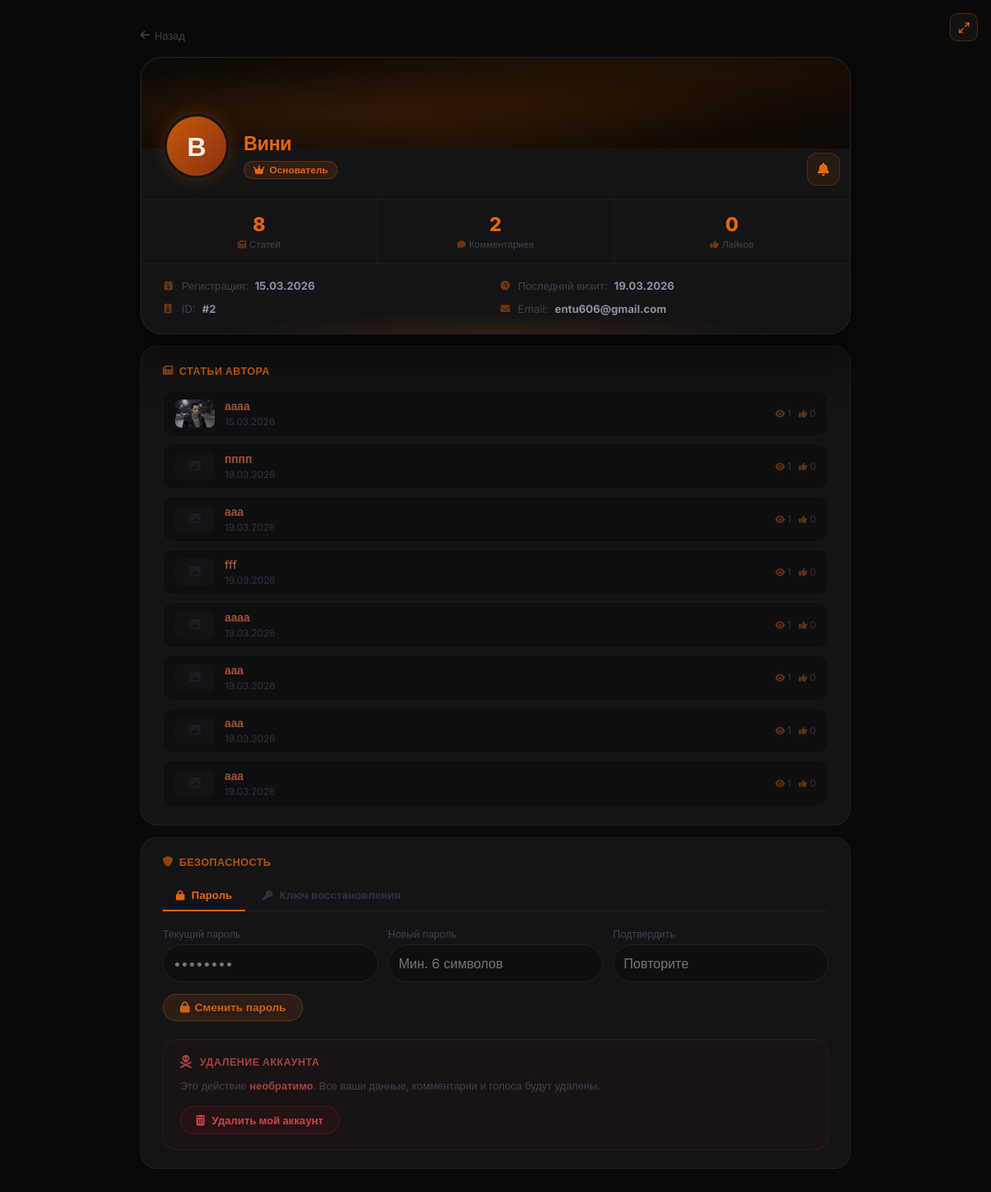
Screenshot of /profile/Вини (signed in) with the database file from the repository.
### models.py (models this page shows, shortened)
class User(db.Model, UserMixin):
    __tablename__ = 'users'
    id             = db.Column(db.Integer, primary_key=True)
    username       = db.Column(db.String(80),  unique=True, nullable=False)
    email          = db.Column(db.String(120), unique=True, nullable=False)
    password_hash  = db.Column(db.String(256), nullable=False)
    role           = db.Column(db.Integer, default=0)
    created_at     = db.Column(db.DateTime, default=datetime.utcnow)   # дата регистрации
    last_seen      = db.Column(db.DateTime, default=datetime.utcnow)
    banned_until   = db.Column(db.DateTime, nullable=True)
    ban_reason     = db.Column(db.String(500), nullable=True)
    banned_by_id   = db.Column(db.Integer, db.ForeignKey('users.id'), nullable=True)
    recovery_key   = db.Column(db.String(256), nullable=True)
    avatar         = db.Column(db.String(300), nullable=True)
    terms_agreed   = db.Column(db.Boolean, default=False)
    privacy_agreed = db.Column(db.Boolean, default=False)
    articles       = db.relationship('Article',  backref='author',     lazy='dynamic', foreign_keys='Article.author_id')
    comments       = db.relationship('Comment',  backref='author',     lazy='dynamic', foreign_keys='Comment.author_id')
    votes          = db.relationship('Vote',     backref='user',       lazy='dynamic')
    extra_pages    = db.relationship('ExtraPage', backref='author',    lazy='dynamic', foreign_keys='ExtraPage.author_id')
    comment_reactions = db.relationship('CommentReaction', backref='user', lazy='dynamic')
    def is_banned(self):
        if self.banned_until and self.banned_until > datetime.utcnow():
            return True
        return False

class Article(db.Model):
    __tablename__ = 'articles'
    id          = db.Column(db.Integer, primary_key=True)
    title       = db.Column(db.String(300), nullable=False)
    preview     = db.Column(db.Text, nullable=True)       # краткое описание
    content     = db.Column(db.Text, nullable=False)
    image       = db.Column(db.String(500), nullable=True)  # URL изображения (старый способ)
    image_file  = db.Column(db.String(300), nullable=True)  # имя файла загруженного изображения
    video_url   = db.Column(db.String(500), nullable=True)  # ссылка на YouTube
    video_file  = db.Column(db.String(300), nullable=True)  # загруженный видео-файл
    category    = db.Column(db.String(50), default='article')
    views       = db.Column(db.Integer, default=0)
    likes       = db.Column(db.Integer, default=0)
    dislikes    = db.Column(db.Integer, default=0)
    created_at  = db.Column(db.DateTime, default=datetime.utcnow)
    updated_at  = db.Column(db.DateTime, default=datetime.utcnow, onupdate=datetime.utcnow)
    author_id   = db.Column(db.Integer, db.ForeignKey('users.id'), nullable=False)
    game_id     = db.Column(db.Integer, db.ForeignKey('games.id'), nullable=True)
    comments    = db.relationship('Comment',      backref='article', lazy='dynamic',
                                  cascade='all, delete-orphan')
    votes       = db.relationship('Vote',         backref='article', lazy='dynamic',
                                  cascade='all, delete-orphan')
    extra_pages = db.relationship('ExtraPage',    backref='article', lazy='dynamic',
                                  cascade='all, delete-orphan')
    dropdown_items = db.relationship('DropdownItem', backref='article', lazy='dynamic',
                                     cascade='all, delete-orphan', order_by='DropdownItem.order')
    article_views  = db.relationship('ArticleView',  backref='article', lazy='dynamic',
                                     cascade='all, delete-orphan')
    def get_image_url(self):
        if self.image_file:
            return f'/static/uploads/{self.image_file}'
        if self.image:
            return self.image
        return None

### app.py (the view)
@app.route('/profile/<username>')
def profile(username):
    user = User.query.filter_by(username=username).first_or_404()
    can_see_email = (current_user.is_authenticated and
                     (current_user.id == user.id or current_user.role >= 3))
    return render_template('profile.html', user=user, can_see_email=can_see_email)

### app.py (called while the page is built)
@login_manager.user_loader
def load_user(user_id):
    return User.query.get(int(user_id))

@app.before_request
def update_last_seen():
    if current_user.is_authenticated:
        from flask import g as _g
        _now = datetime.utcnow()
        _last = session.get('_ls_ts', 0)
        if _now.timestamp() - _last > 60:
            current_user.last_seen = _now
            db.session.commit()
            session['_ls_ts'] = _now.timestamp()

@app.after_request
def add_security_headers(response):
    if request.path.startswith('/game'):
        response.headers['X-Frame-Options'] = 'SAMEORIGIN'
    else:
        response.headers['X-Frame-Options'] = 'DENY'
    response.headers['X-Content-Type-Options'] = 'nosniff'
    response.headers['X-XSS-Protection']       = '1; mode=block'
    response.headers.pop('Server', None)
    response.headers.pop('X-Powered-By', None)
    return response

### templates/profile.html (shortened to what this page needs)
{% extends "base.html" %}
{% block content %}
<div class="profile-outer">
<div class="profile-inner">
    <a onclick="history.length > 1 ? history.back() : window.location='{{ url_for('forum') }}'; return false;" href="{{ url_for('forum') }}" class="back-link">
        <i class="fas fa-arrow-left"></i> Назад
    </a>
    <div class="profile-main-card">
        <div class="profile-banner"></div>
        <div class="profile-info-row">
            <label class="profile-avatar" {% if user.id == current_user.id %}for="avatarFileQuick" title="Сменить аватарку"{% endif %}>
                {% if user.avatar %}
                    <img src="{{ user.avatar }}" alt="{{ user.username }}">
                {% else %}
                    {{ user.username[0] }}
                {% endif %}
            </label>
            <div class="profile-name-block">
                <div class="profile-username">{{ user.username }}</div>
                {% set role_names = {0: ('Участник', 'fas fa-user'), 1: ('Модератор', 'fas fa-shield-alt'), 2: ('Редактор', 'fas fa-pen'), 3: ('Ст. Модератор', 'fas fa-user-shield'), 4: ('Основатель', 'fas fa-crown')} %}
                {% set rname, ricon = role_names.get(user.role, ('Участник', 'fas fa-user')) %}
                <div class="role-badge role-{{ user.role }}"><i class="{{ ricon }}"></i> {{ rname }}</div>
            </div>
            {% if current_user.is_authenticated and current_user.id == user.id %}
            <div style="position:absolute;bottom:16px;right:12px;z-index:10;" id="profileBellWrap">
                <button onclick="toggleProfileBell(event)" title="Уведомления"
                    style="width:40px;height:40px;border-radius:12px;
                           background:rgba(232,101,10,0.08);border:1px solid rgba(232,101,10,0.22);
                           color:#e8650a;font-size:1rem;cursor:pointer;
                           display:flex;align-items:center;justify-content:center;
                           transition:all 0.2s;position:relative;"
                    onmouseover="this.style.background='rgba(232,101,10,0.18)'"
                    onmouseout="this.style.background='rgba(232,101,10,0.08)'">
                    <i class="fas fa-bell"></i>
                </button>
            </div>
            {% endif %}
        </div>
        <div class="profile-stats">
            <div class="stat-box">
                <span class="stat-num">{{ user.articles.count() }}</span>
                <div class="stat-lbl"><i class="fas fa-newspaper"></i> Статей</div>
            </div>
            <div class="stat-box">
                <span class="stat-num">{{ user.comments.count() }}</span>
                <div class="stat-lbl"><i class="fas fa-comment"></i> Комментариев</div>
            </div>
            <div class="stat-box">
                <span class="stat-num">{% set tl = namespace(v=0) %}{% for art in user.articles %}{% set tl.v = tl.v + art.likes %}{% endfor %}{{ tl.v }}</span>
                <div class="stat-lbl"><i class="fas fa-thumbs-up"></i> Лайков</div>
            </div>
        </div>
        <div class="profile-details">
            <div class="detail-row"><i class="fas fa-calendar-plus"></i> Регистрация: <strong>{% if user.created_at %}{{ user.created_at.strftime('%d.%m.%Y') }}{% else %}—{% endif %}</strong></div>
            <div class="detail-row"><i class="fas fa-clock"></i> Последний визит: <strong>{% if user.last_seen %}{{ user.last_seen.strftime('%d.%m.%Y') }}{% else %}—{% endif %}</strong></div>
            <div class="detail-row"><i class="fas fa-id-badge"></i> ID: <strong>#{{ user.id }}</strong></div>
            {% if current_user.is_authenticated and (current_user.id == user.id or current_user.role >= 3) %}
            <div class="detail-row"><i class="fas fa-envelope"></i> Email: <strong>{{ user.email }}</strong></div>
            {% endif %}
        </div>
    </div>
    {% if user.articles.count() > 0 %}
    <div class="sub-card">
        <div class="sub-title"><i class="fas fa-newspaper"></i> Статьи автора</div>
        {% for art in user.articles.limit(10) %}
        <a href="{{ url_for('article', article_id=art.id) }}" class="art-item">
            {% if art.get_image_url() %}
                <img src="{{ art.get_image_url() }}" class="art-thumb" alt="">
            {% else %}
                <div class="art-thumb-ph"><i class="fas fa-image" style="font-size:0.85rem;"></i></div>
            {% endif %}
            <div style="flex:1; min-width:0; position:relative; z-index:1;">
                <div class="art-title-text">{{ art.title }}</div>
                <div class="art-date">{{ art.created_at.strftime('%d.%m.%Y') }}</div>
            </div>
            <div class="art-stats" style="position:relative; z-index:1;">
                <span><i class="fas fa-eye"></i> {{ art.views }}</span>
                <span><i class="fas fa-thumbs-up"></i> {{ art.likes }}</span>
            </div>
        </a>
        {% endfor %}
    </div>
    {% endif %}
    {% if current_user.is_authenticated and current_user.id == user.id %}
    <div class="sub-card">
        <div class="sub-title"><i class="fas fa-shield-alt"></i> Безопасность</div>
        <div class="sec-tabs">
            <div class="sec-tab active" onclick="switchTab('panel-pw', this)"><i class="fas fa-lock" style="margin-right:5px;font-size:0.75rem;"></i> Пароль</div>
            <div class="sec-tab" onclick="switchTab('panel-key', this)"><i class="fas fa-key" style="margin-right:5px;font-size:0.75rem;"></i> Ключ восстановления</div>
        </div>
        <div class="sec-panel active" id="panel-pw">
            <form method="POST" action="{{ url_for('change_password') }}">
                <div style="display:grid; grid-template-columns:1fr 1fr 1fr; gap:12px; margin-bottom:14px;">
                    <div><label class="settings-label">Текущий пароль</label><input type="password" name="current_password" class="settings-input" required placeholder="••••••••"></div>
                    <div><label class="settings-label">Новый пароль</label><input type="password" name="new_password" class="settings-input" required placeholder="Мин. 6 символов"></div>
                    <div><label class="settings-label">Подтвердить</label><input type="password" name="confirm_password" class="settings-input" required placeholder="Повторите"></div>
                </div>
                <button type="submit" class="settings-submit"><i class="fas fa-lock"></i> Сменить пароль</button>
            </form>
        </div>
        <div style="margin-top:22px;padding:18px 20px;background:rgba(140,25,25,0.06);border:1px solid rgba(180,30,30,0.18);border-radius:16px;">
            <div style="display:flex;align-items:center;gap:10px;margin-bottom:12px;">
                <i class="fas fa-skull-crossbones" style="color:#a04040;font-size:1rem;"></i>
                <span style="color:#a04040;font-size:0.78rem;font-weight:800;text-transform:uppercase;letter-spacing:.5px;">Удаление аккаунта</span>
            </div>
            <div style="color:#3d4350;font-size:0.8rem;line-height:1.6;margin-bottom:14px;">
                Это действие <strong style="color:#a04040;">необратимо</strong>. Все ваши данные, комментарии и голоса будут удалены.
            </div>
            <button onclick="document.getElementById('deleteModal').classList.add('active')"
                    style="background:rgba(140,25,25,0.1);border:1px solid rgba(180,30,30,0.3);color:#cc4444;padding:8px 18px;border-radius:20px;font-size:0.82rem;font-weight:700;cursor:pointer;font-family:inherit;transition:all .2s;"
                    onmouseover="this.style.background='rgba(140,25,25,0.2)'" onmouseout="this.style.background='rgba(140,25,25,0.1)'">
                <i class="fas fa-trash-alt" style="margin-right:5px;"></i> Удалить мой аккаунт
            </button>
        </div>
    {% endif %}
</div>
</div>
{% endblock %}

### templates/base.html (style rules this page uses)
* { margin:0; padding:0; box-sizing:border-box; }
body { background:#0a0a0b; color:#f0f0f0; font-family:'Inter',sans-serif; min-height:100vh; display:flex; justify-content:center; align-items:center; padding:20px; }
label { display:block; margin-bottom:5px; color:#aaa; }
input[type="text"], input[type="email"], input[type="password"], select { width:100%; padding:12px; background:#0f0f11; border:1px solid rgba(255,255,255,0.07); border-radius:30px; color:#fff; font-size:1rem; }

### rows the page displays
User: username "В", username "Вини", created_at "15.03.2026", last_seen "19.03.2026", id "2", email "entu606@gmail.com"
Article: get_image_url (picture), title "аааа", created_at "15.03.2026", views "1", likes "0"
Article: title "пппп", created_at "19.03.2026", views "1", likes "0"
Article: title "ааа", created_at "19.03.2026", views "1", likes "0"
Article: title "fff", created_at "19.03.2026", views "1", likes "0"
Article: title "аааа", created_at "19.03.2026", views "1", likes "0"
Article: title "ааа", created_at "19.03.2026", views "1", likes "0"
Article: title "ааа", created_at "19.03.2026", views "1", likes "0"
Article: title "ааа", created_at "19.03.2026", views "1", likes "0"

### other values shown
{{ rname }} "Основатель"
{{ user.articles.count() }} "8"
{{ user.comments.count() }} "2"
{{ tl.v }} "0"
